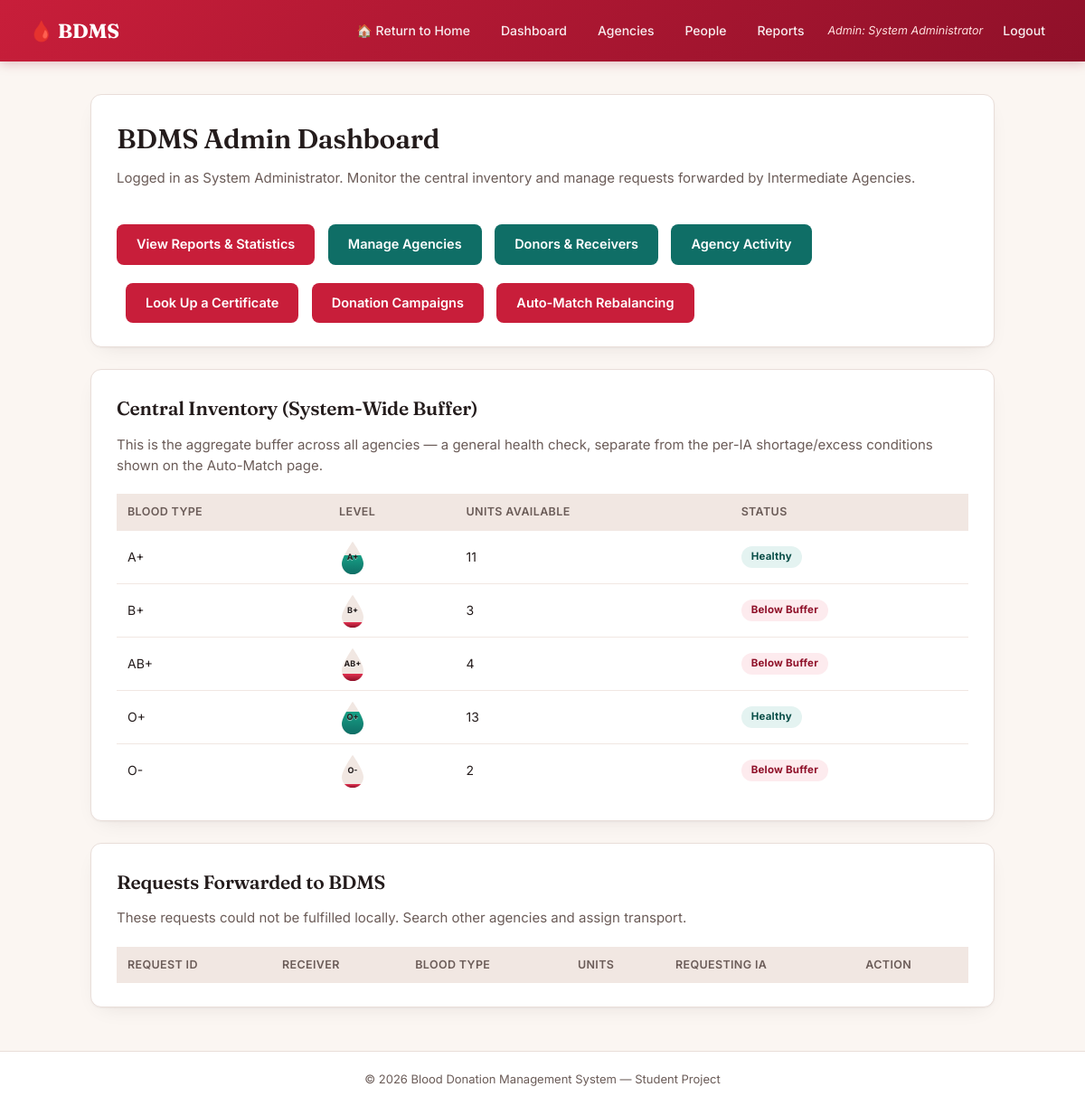
Screenshot of /admin/dashboard.php (signed in) with the database file from the repository.
### tables this page shows
CREATE TABLE `central_inventory` (
  `system_id` varchar(20) NOT NULL,
  `blood_type` enum('A+','A-','B+','B-','AB+','AB-','O+','O-') NOT NULL,
  `units_available` int(11) NOT NULL DEFAULT 0,
  `last_update` datetime DEFAULT current_timestamp() ON UPDATE current_timestamp(),
  PRIMARY KEY (`system_id`,`blood_type`)
);

### admin/dashboard.php (the view, shortened to what this page needs)
<?php
require_once __DIR__ . "/../includes/db_connect.php";
require_once __DIR__ . "/../includes/header.php";
?>
<div class="card">
    <h1>BDMS Admin Dashboard</h1>
    <p class="subtitle">Logged in as <?php echo htmlspecialchars($_SESSION["admin_name"]); ?>. Monitor the central inventory and manage requests forwarded by Intermediate Agencies.</p>
    <a class="btn" href="reports.php">View Reports &amp; Statistics</a>
    <a class="btn btn-secondary" href="manage_agencies.php">Manage Agencies</a>
    <a class="btn btn-secondary" href="people.php">Donors &amp; Receivers</a>
    <a class="btn btn-secondary" href="agency_activity.php">Agency Activity</a>
    <a class="btn" href="certificate.php">Look Up a Certificate</a>
    <a class="btn" href="campaigns.php">Donation Campaigns</a>
    <a class="btn" href="rebalance.php">Auto-Match Rebalancing</a>
</div>
<div class="card">
    <h2>Central Inventory (System-Wide Buffer)</h2>
    <p class="subtitle">This is the aggregate buffer across all agencies — a general health check, separate from the per-IA shortage/excess conditions shown on the Auto-Match page.</p>
    <table>
        <tr><th>Blood Type</th><th>Level</th><th>Units Available</th><th>Status</th></tr>
        <?php
        $inv = $conn->query("SELECT blood_type, units_available FROM central_inventory WHERE system_id = 'BDMS01' ORDER BY blood_type");
        while ($row = $inv->fetch_assoc()):
            $low = $row['units_available'] < 5;
            $pct = min(100, round($row['units_available'] / 20 * 100));
        ?>
        <tr>
            <td><?php echo $row['blood_type']; ?></td>
            <td>
                <div class="drop-gauge" style="--pct: <?php echo $pct; ?>%;">
                    <div class="drop-gauge-fill <?php echo $low ? '' : 'excess'; ?>"></div>
                    <div class="drop-gauge-label"><?php echo $row['blood_type']; ?></div>
                </div>
            </td>
            <td><?php echo $row['units_available']; ?></td>
            <td><span class="badge <?php echo $low ? 'badge-low' : 'badge-ok'; ?>"><?php echo $low ? 'Below Buffer' : 'Healthy'; ?></span></td>
        </tr>
        <?php endwhile; ?>
    </table>
</div>
<div class="card">
    <h2>Requests Forwarded to BDMS</h2>
    <p class="subtitle">These requests could not be fulfilled locally. Search other agencies and assign transport.</p>
    <table>
        <tr><th>Request ID</th><th>Receiver</th><th>Blood Type</th><th>Units</th><th>Requesting IA</th><th>Action</th></tr>
    </table>
</div>
<?php require_once __DIR__ . "/../includes/footer.php"; ?>

### assets/style.css (style rules this page uses)
:root { --paper: #FBF6F2; --paper-raised: #FFFFFF; --ink: #241C1C; --ink-soft: #6B5C58; --crimson: #C81E3A; --crimson-deep: #8F1029; --crimson-wash: #FDEBEE; --teal: #0F6E66; --teal-wash: #E4F3F1; --amber: #B8790A; --amber-wash: #FFF3DD; --line: #E9DED9; --line-soft: #F1E7E2; --radius: 12px; --shadow: 0 1px 2px rgba(36,28,28,0.04), 0 8px 24px -12px rgba(36,28,28,0.12); }
* { box-sizing: border-box; margin: 0; padding: 0; }
body { font-family: "Inter", "Segoe UI", Arial, sans-serif; background: var(--paper); color: var(--ink); line-height: 1.55; -webkit-font-smoothing: antialiased; }
h1, h2, h3 { font-family: "Fraunces", Georgia, serif; color: var(--ink); letter-spacing: -0.01em; }
h1 { font-size: 30px; font-weight: 600; margin-bottom: 8px; }
h2 { font-size: 21px; font-weight: 600; margin-bottom: 12px; }
p.subtitle { color: var(--ink-soft); margin-bottom: 20px; font-size: 15px; }
a { color: var(--crimson); }
.card { background: var(--paper-raised); border: 1px solid var(--line); border-radius: var(--radius); padding: 26px 28px; margin-bottom: 24px; box-shadow: var(--shadow); }
form button, .btn { display: inline-block; margin-top: 20px; background: var(--crimson); color: #fff; border: none; padding: 11px 22px; border-radius: 8px; font-size: 14.5px; font-weight: 600; cursor: pointer; text-decoration: none; transition: background 0.15s ease, transform 0.1s ease; }
.btn + .btn { margin-left: 10px; }
.btn-secondary { background: var(--teal); }
table { width: 100%; border-collapse: collapse; margin-top: 12px; background: var(--paper-raised); font-size: 14px; }
table th, table td { border-bottom: 1px solid var(--line-soft); padding: 10px 12px; text-align: left; vertical-align: middle; }
table th { background: var(--line-soft); font-weight: 600; font-size: 12.5px; text-transform: uppercase; letter-spacing: 0.03em; color: var(--ink-soft); }
table tr:last-child td { border-bottom: none; }
.badge { display: inline-block; padding: 3px 11px; border-radius: 999px; font-size: 11.5px; font-weight: 700; letter-spacing: 0.02em; }
.badge-ok { background: var(--teal-wash); color: #0a4f49; }
.badge-low { background: var(--crimson-wash); color: var(--crimson-deep); }
.drop-gauge { position: relative; width: 30px; height: 38px; flex-shrink: 0; background: var(--line-soft); clip-path: path('M15 2C15 2 3 19 3 26.5C3 33.4 8.6 38.5 15 38.5C21.4 38.5 27 33.4 27 26.5C27 19 15 2 15 2Z'); }
.drop-gauge-fill { position: absolute; left: 0; right: 0; bottom: 0; height: var(--pct, 0%); background: linear-gradient(180deg, #E23150 0%, var(--crimson-deep) 100%); transition: height 0.5s ease; }
.drop-gauge-fill.excess { background: linear-gradient(180deg, #16A085 0%, var(--teal) 100%); }
.drop-gauge-label { position: absolute; inset: 0; display: flex; align-items: center; justify-content: center; font-size: 9px; font-weight: 700; color: var(--ink); text-shadow: 0 1px 1px rgba(255,255,255,0.6); }

### rows the page displays
central_inventory: blood_type "A+", units_available "11", shows "Healthy"
central_inventory: blood_type "B+", units_available "3", shows "Below Buffer"
central_inventory: blood_type "AB+", units_available "4", shows "Below Buffer"
central_inventory: blood_type "O+", units_available "13", shows "Healthy"
central_inventory: blood_type "O-", units_available "2", shows "Below Buffer"

### other values shown
$_SESSION["admin_name"] "System Administrator"
